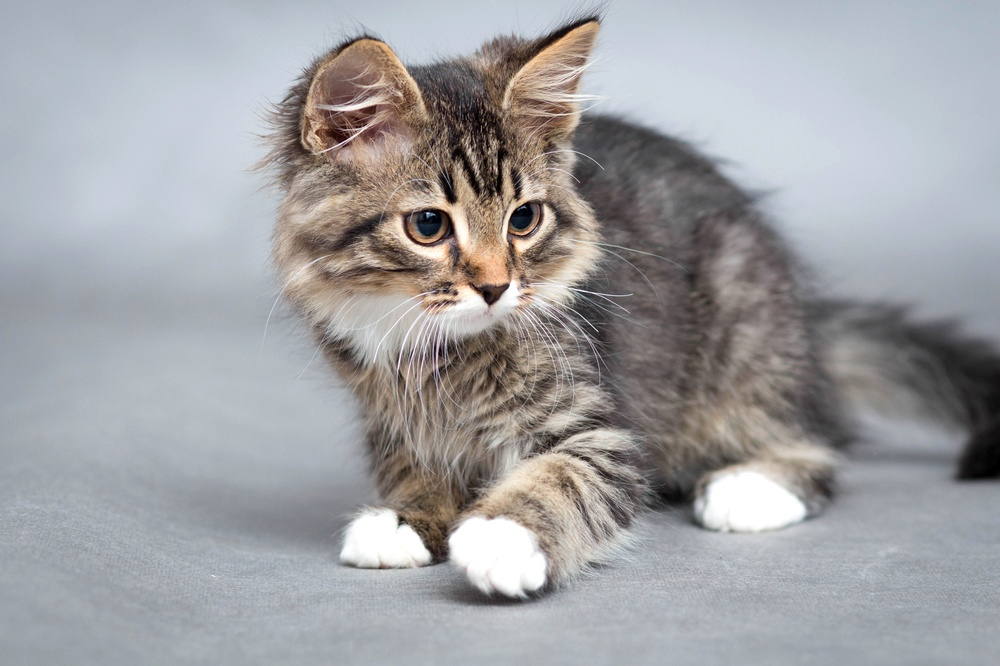
#> input picture Code/School/GB5/S1/IA_bio/TD1/chat.jpg, 1000 x 666 px, shrunk from 1688 x 1125 before the run
$ jupyter execute ex4.ipynb   (shell and % lines are left out)
#> lines starting #> are read from the running program, lines starting #| are printed output that depends on the picture
[cell 1]
import numpy as np
import matplotlib.pyplot as plt

## 1 Reproduire une image

[cell 2]
dessin=255*np.ones((300,200,3),dtype=np.uint8)
for i,elem in enumerate(dessin) :
    for j,ss_elem in enumerate(dessin[i]) :
        if j > 10 and j < 60 :
            if i > 10 and i < 90 :
                dessin[i,j] = [228,26,28]
            if i > 180 and i < 230 :
                dessin[i,j] = [26,66,228]
        if j > 70 and j < 125 :
            if i > 125 and i < 270 :
                dessin[i,j] = [0,228,0]
        if j > 140 and j < 190 :
            if i > 10 and i < 90 :
                dessin[i,j] = [255,120,0]
            if i > 180 and i < 230 :
                dessin[i,j] = [26,66,228]
        if i >= 100 and i <= 110 :
            dessin[i,j] = [0,0,0]
plt.imshow(dessin)
plt.show()

## Division de pixels

[cell 3]
dessin2 = dessin
plt.imshow(dessin2//16)
plt.show()

## 3 Inverser les couleur => négatif

[cell 4]
dessin3 = 255 - dessin
plt.imshow(dessin3)
plt.show()
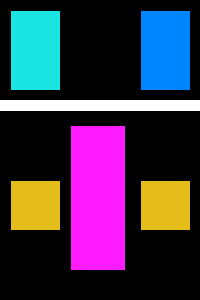
#> shown: shape (300, 200, 3); mean R, G, B 62.5, 51.5, 75.7

## 4 fonction de gris a partir de RGB

[cell 5]
from copy import deepcopy
def gris(image) :
    res = deepcopy(image)
    for i,elem in enumerate(res) :
        for j,ss_elem in enumerate(res[i]) :
            res[i,j] = 0.2125*res[i,j,0] + 0.7154*res[i,j,1] + 0.0721*res[i,j,2]
    return res
dessin_gris = gris(dessin)
plt.imshow(dessin_gris)
plt.show()
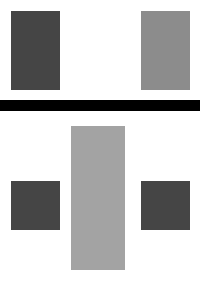
#> shown: shape (300, 200, 3); min 0, max 255, mean 199.4

## 5 Importer une image et la transformer en gris

[cell 6]
chat = plt.imread("chat.jpg")
#> chat is the input picture: shape (666, 1000, 3); mean R, G, B 160.4, 160.3, 162.9
plt.imshow(chat)
plt.show()
chat_g = gris(chat)
#> after the loop in gris (call 2), `for i,elem in enumerate(res) :`:
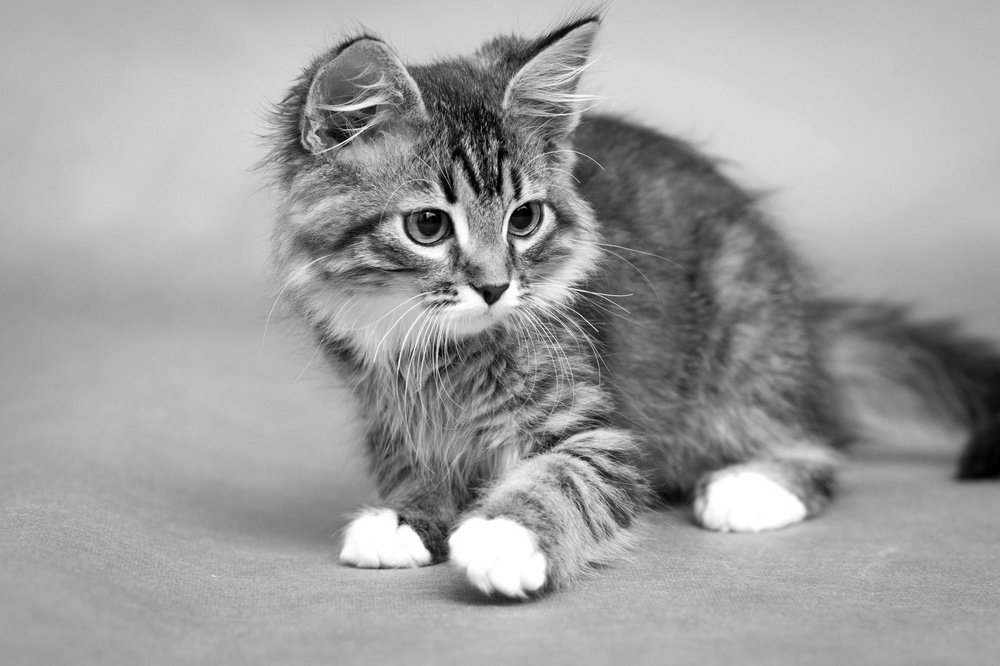
#> res: shape (666, 1000, 3); min 0, max 255, mean 160.1
plt.imshow(chat_g)
plt.show()

## 6 Contours

### a composante horizontale

[cell 7]
def gradientH(image) :
    res = deepcopy(image)
    for i in range(np.shape(res)[0]) :
        for j in range(np.shape(res)[1]-1) :
            res[i,j] = abs(res[i,j,0]-res[i,j+1,0])
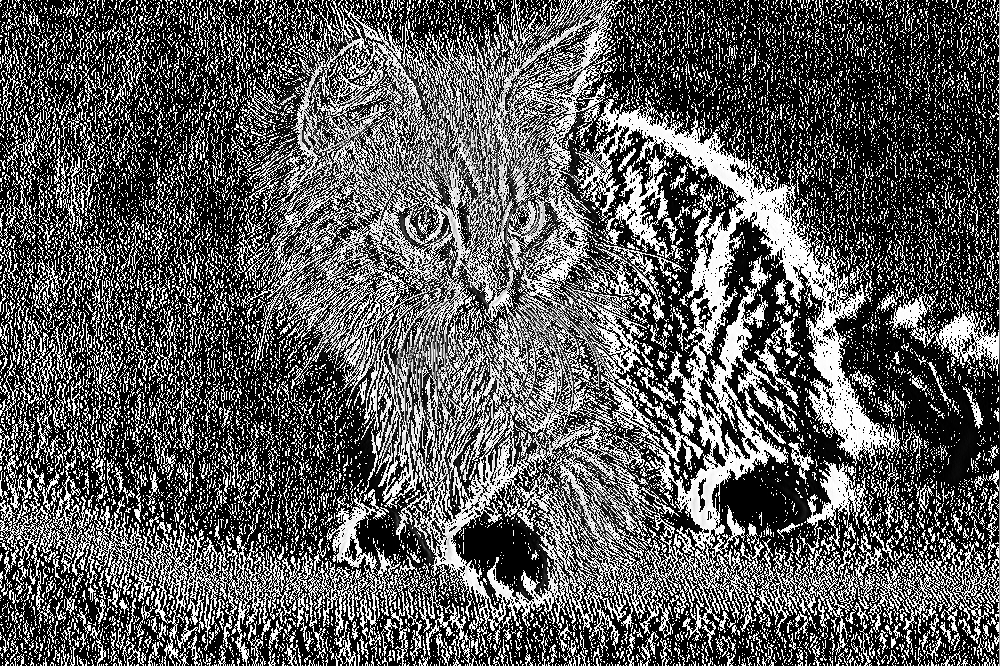
#> res: shape (666, 1000, 3); min 0, max 255, mean 92.1
    return res
chat_grad_h = gradientH(chat_g)
plt.imshow(chat_grad_h)
plt.show()

[cell 8]
dessin_g_h = gradientH(dessin_gris)
plt.imshow(dessin_g_h)
plt.show()

### b gradient vertical

[cell 9]
def gradientV(image) :
    res = deepcopy(image)
    for i in range(np.shape(res)[0]-1) :
        for j in range(np.shape(res)[1]) :
            res[i,j] = abs(res[i,j,0]-res[i+1,j,0])
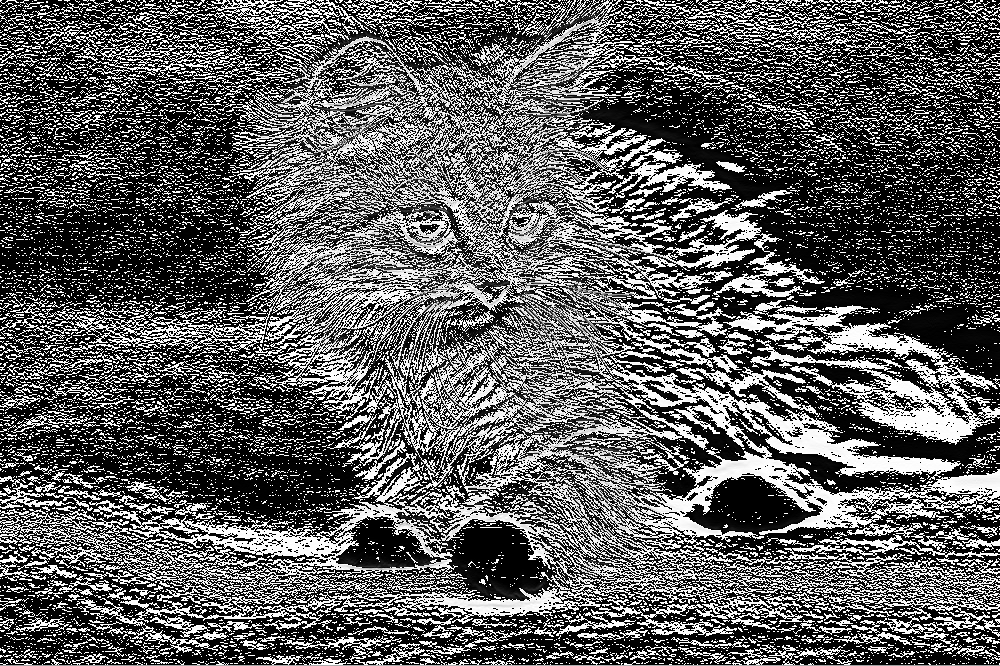
#> res: shape (666, 1000, 3); min 0, max 255, mean 93.8
    return res
chat_grad_v = gradientV(chat_g)
plt.imshow(chat_grad_v)
plt.show()

dessin_g_v = gradientV(dessin_gris)
plt.imshow(dessin_g_v)
plt.show()

### c sur l'image

On observe les contours de l'image.

### d combination gradient

sqrt gradient au carré

[cell 10]
def gradient_tot(image):
    res = deepcopy(image)
    h = gradientH(res)
    v = gradientV(res)
    grad_tot = np.ones((np.shape(res)),dtype=np.uint8)

    for i in range(np.shape(res)[0]) :
        for j in range(np.shape(res)[1]) :
            # print((h[i,j,0] + v[i,j,0])//2)
            grad_tot[i,j] = (h[i,j,0] + v[i,j,0])//2
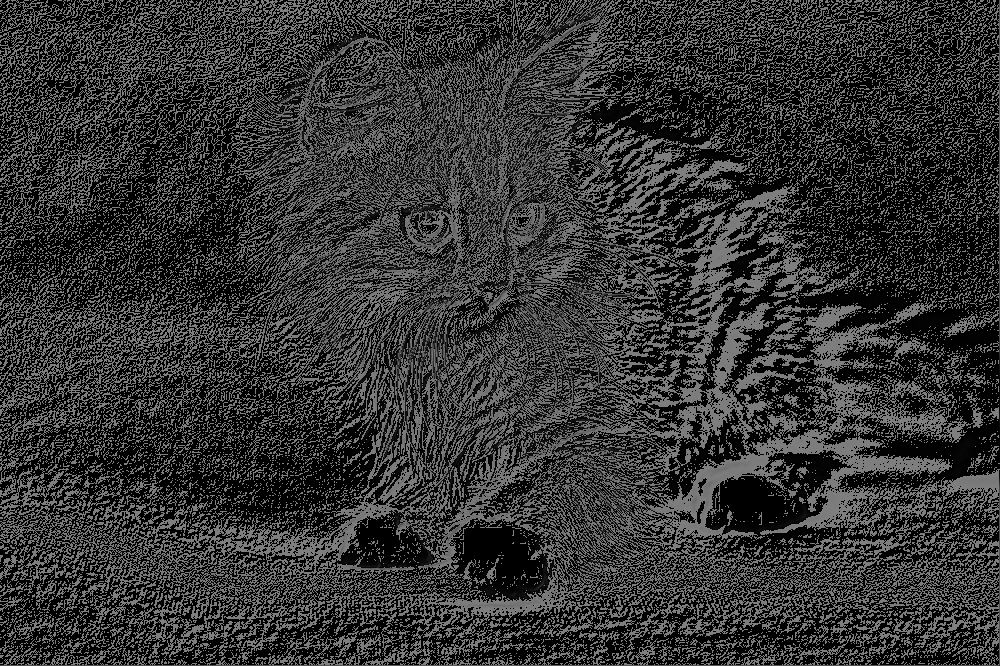
#> grad_tot: shape (666, 1000, 3); min 0, max 127, mean 51.7
    return grad_tot

chat_grad_v = gradient_tot(chat_g)
plt.imshow(chat_grad_v)
plt.show()

dessin_g_tot = gradient_tot(dessin_gris)
plt.imshow(dessin_g_tot)
plt.show()
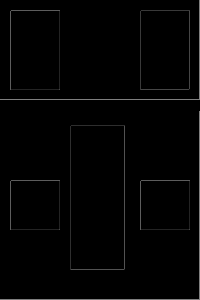
#> shown: shape (300, 200, 3); min 0, max 127, mean 2.8

### e seuillage

[cell 11]
Nombre_pixels,valeur=np.histogram(chat_g,bins=256)
#> Nombre_pixels = 256 values, max 31737 at index 205, min 360 at index 6, mean 7804.7; valeur = 257 values from 0 to 255
plt.plot(valeur[ :-1],Nombre_pixels)
plt.show
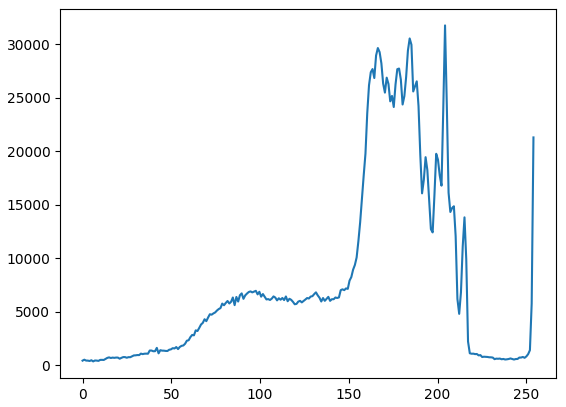
#> figure drawn by matplotlib, 1 panel; curve peaks at x = 204.2, y = 31737

[cell 12]
Nombre_pixels,valeur=np.histogram(dessin_gris,bins=256)
plt.plot(valeur[ :-1],Nombre_pixels)
plt.show
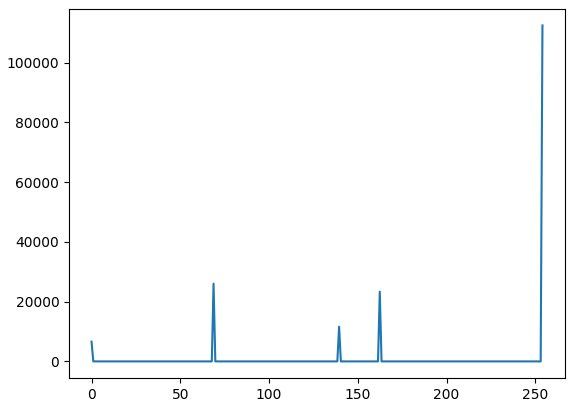
#> figure drawn by matplotlib, 1 panel; curve peaks at x = 254, y = 112440

[cell 13]
def threshold(image, thr) :
#> called with thr = 180
    res = deepcopy(image)
    grad_tot = gradient_tot(res)

    for i in range(np.shape(res)[0]) :
        for j in range(np.shape(res)[1]) :
            if grad_tot[i,j,0] > thr :
                grad_tot[i,j] = 0
            else :
                grad_tot[i,j] = 255
#> grad_tot: shape (666, 1000, 3); every value is 255
    return grad_tot

chat_grad_thr = threshold(chat_g,180)
plt.imshow(chat_grad_thr)
plt.show()

dessin_g_thr = threshold(dessin_gris,50)
plt.imshow(dessin_g_thr)
plt.show()
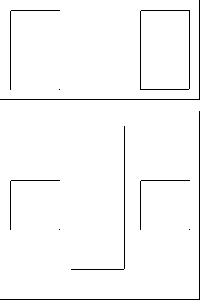
#> shown: shape (300, 200, 3); 97.6% white; black in thin lines or dots
